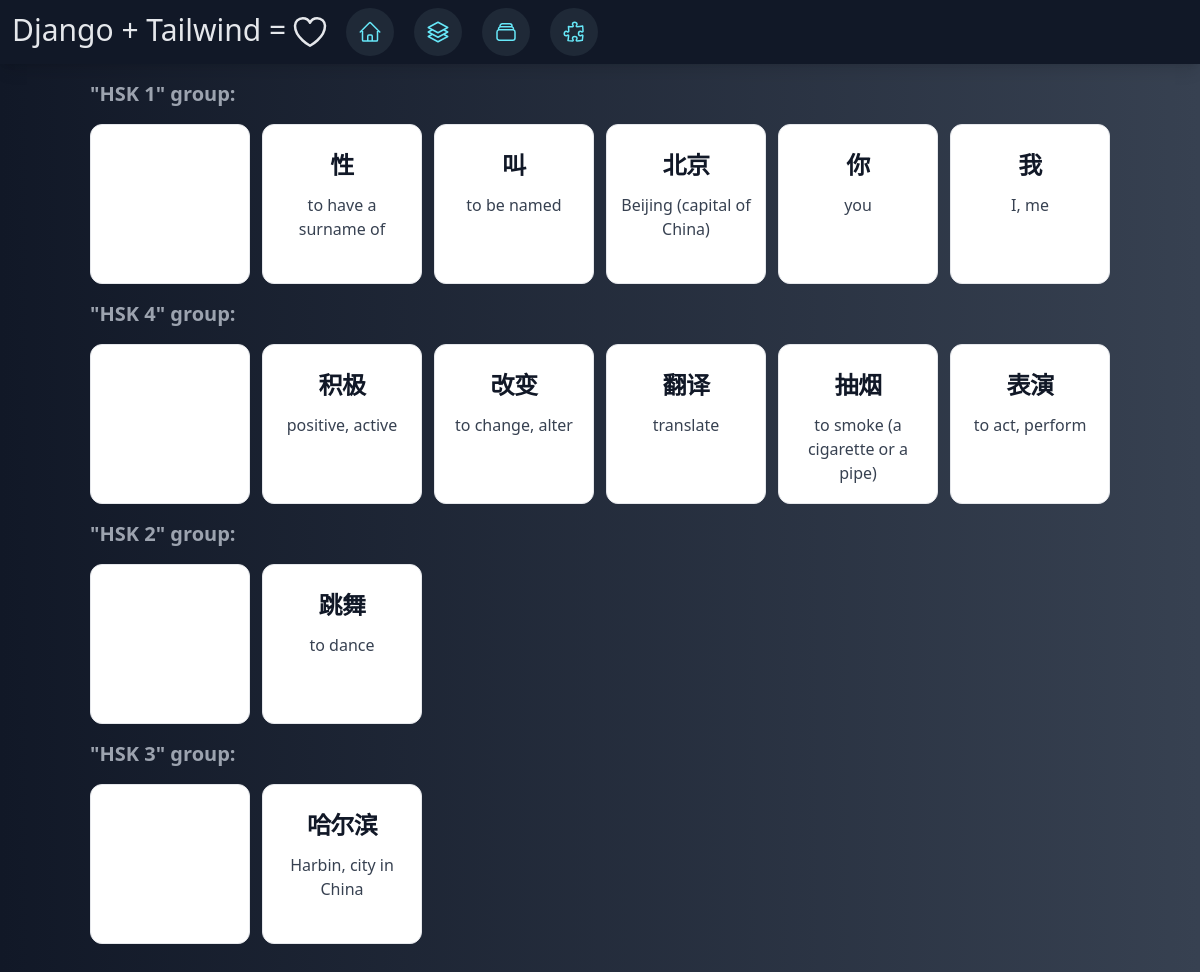
The page /cards/ on the database as committed earlier.
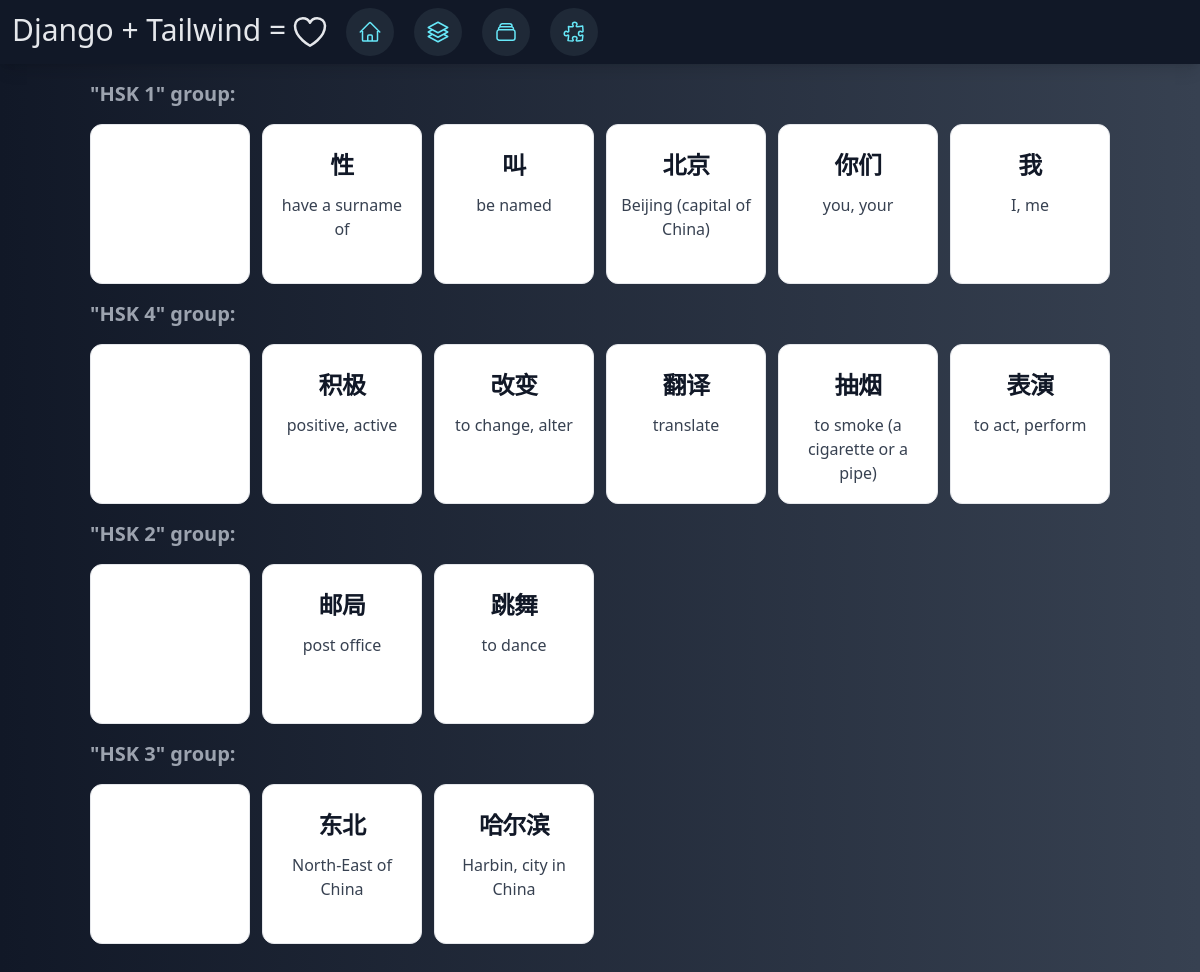
The same page on the database as committed later.
### carddeck/models.py (models this page shows, shortened)
class CardGroup(models.Model):
    name = models.CharField(max_length=100, unique=True)
    def __str__(self):
        return self.name

class Card(models.Model):
    word = models.CharField(max_length=100)
    group = models.ForeignKey(CardGroup, on_delete=models.CASCADE)
    explanation = models.CharField(max_length=100)
    level = models.IntegerField(default=0)
    def get_color_palette(self):
        if 2 < self.level <= 4:
            return "bg-white dark:bg-gray-800 border-amber-300 dark:border-amber-700"
        if 4 < self.level <= 8:
            return "bg-white dark:bg-gray-800 border-blue-500 dark:border-teal-600 shadow-mid"
        if 8 < self.level:
            return "bg-white dark:bg-gray-800 border-fuchsia-600 dark:border-fuchsia-800 shadow-top"
        return "bg-white dark:bg-gray-800 border-gray-200 dark:border-gray-700"

### carddeck/views.py (the view)
# urls.py: path("cards/", views.cards, name="cards"),
def cards(request):
    groups = CardGroup.objects.all()
    groups_cards = [(group, reversed(group.card_set.all())) for group in groups]
    return render(request, "pages/cards.html", {"groups_cards": groups_cards})

### carddeck/templates/pages/cards.html (shortened to what this page needs)
{% extends "base.html" %}
{% block content %}
<div class="grid justify-center mb-10">
  {% for group, cards in groups_cards %}
  <h1 class="font-bold text-xl my-4 text-gray-400">"{{group}}" group:</h1>
  <div class="grid grid-cols-2 sm:grid-cols-3 md:grid-cols-4 lg:grid-cols-6 gap-x-3 gap-y-3">
    <div id="div-{{ group.id }}"
      class="card relative grid place-content-center bg-white dark:bg-gray-800 border-gray-200 dark:border-gray-700">
      <button id="plus-{{ group.id }}" class="add-card visible">
        <svg xmlns="http://www.w3.org/2000/svg" fill="none" viewBox="0 0 24 24" stroke-width="1.5" stroke="white"
          class="w-12 h-12">
          <path stroke-linecap="round" stroke-linejoin="round" d="M12 4.5v15m7.5-7.5h-15" />
        </svg>
      </button>
    </div>
    {% for card in cards %}
    <div id="{{ card.id }}" class="card {{ card.get_color_palette }} relative group grid-row-3">
      <p id="word-{{ card.id }}" class="text-center mt-3 p-3 text-2xl font-bold tracking-tight text-gray-900
          dark:text-white">{{card.word}}</p>
      <p id="expl-{{ card.id }}"
        class="text-center line-clamp-3 break-words font-normal px-3 text-gray-700 dark:text-gray-400">
        {{card.explanation}}</p>
    </div>
    {% endfor %}
  </div>
  {% endfor %}
</div>
{% endblock %}

Rows that differ between the two databases and show on the page:
changed Card: explanation "to have a surname of" → "have a surname of"
changed Card: explanation "to be named" → "be named"
changed Card: word "你" → "你们"; explanation "you" → "you, your"
added Card: word "邮局", explanation "post office", shown under CardGroup "HSK 2"
added Card: word "东北", explanation "North-East of China", shown under CardGroup "HSK 3"
